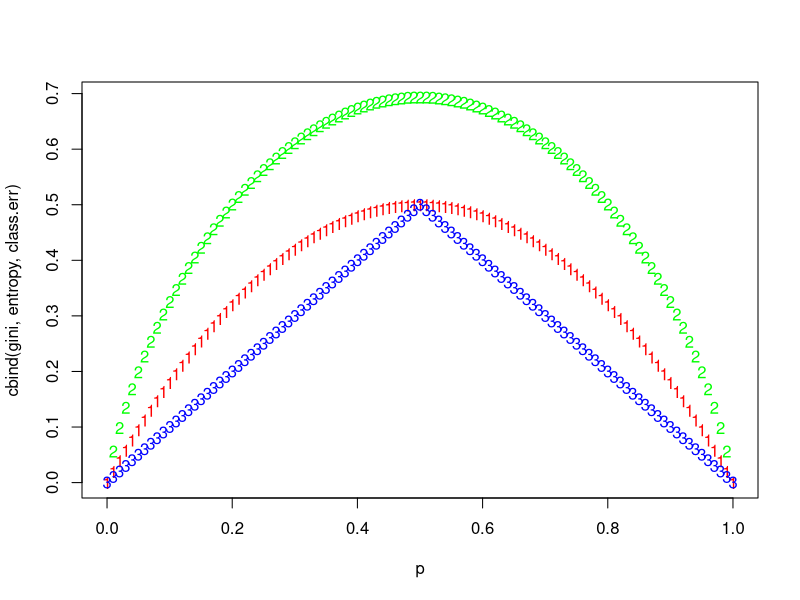

Write the R code that produced this figure.
## ---- chunk 1
p = seq(0, 1, .01)
gini = p * (1-p) * 2
entropy = - (p * log(p) + (1-p) * log(1-p))
class.err = 1 - pmax(p, 1-p)
matplot(p, cbind(gini, entropy, class.err), col=c("red", "green", "blue"))
